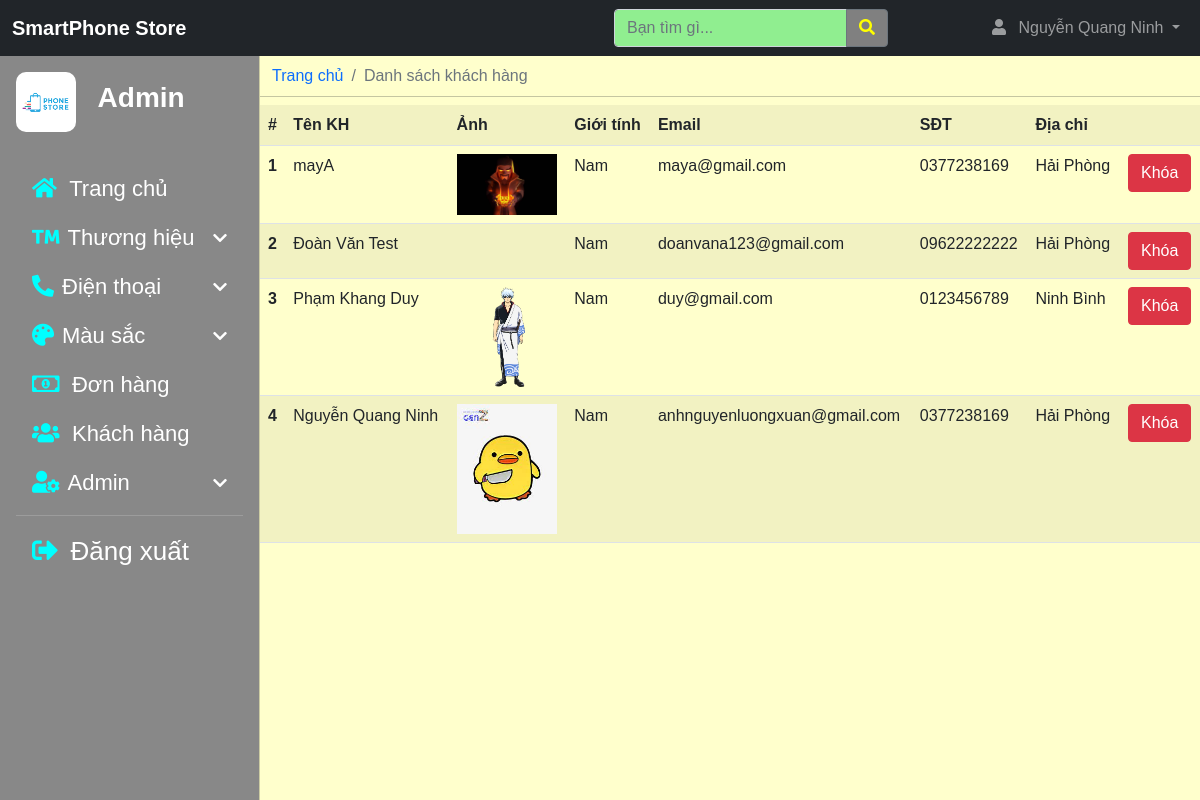
/administrator/index.php?customer_list (signed in), run on the app's committed database.
### tables this page shows
CREATE TABLE `customer` (
  `customer_id` int(11) NOT NULL,
  `customer_name` varchar(255) NOT NULL,
  `customer_sex` varchar(50) NOT NULL,
  `customer_email` varchar(255) NOT NULL,
  `customer_phone` text NOT NULL,
  `customer_address` text NOT NULL,
  `customer_user_name` text NOT NULL,
  `customer_password` int(11) NOT NULL,
  `customer_img` text NOT NULL,
  `account_status` varchar(255) NOT NULL
);

### administrator/customer_list.php (the view, shortened to what this page needs)
<div class="row">
    <div class="col-md-12">
        <nav aria-label="breadcrumb">
            <ol class="breadcrumb">
            <li class="breadcrumb-item"><a class="breadcrumb-link" href="index.php?dashboard">Trang chủ</a></li>
              <li class="breadcrumb-item active" aria-current="page">Danh sách khách hàng</li>
            </ol>
          </nav>
    </div>
    <hr class="dropdown-divider">
    <table class="table table-striped table-hover">
    <tr>
        <th scope="col">#</th>
        <th scope="col">Tên KH</th>
        <th scope="col">Ảnh</th>
        <th scope="col">Giới tính</th>
        <th scope="col">Email</th>
        <th scope="col">SĐT</th>
        <th scope="col">Địa chỉ</th>
        <th scope="col" class="text-center"></th>
    </tr>
    <?php
        $get_customer = "select * from customer ORDER BY customer_id DESC";
        $run_customer = mysqli_query($conn, $get_customer);
        $i=0;
        while($row_customer = mysqli_fetch_array($run_customer)){
            $customer_id = $row_customer['customer_id'];
            $customer_name = $row_customer['customer_name'];
            $customer_img = $row_customer['customer_img'];
            $customer_sex = $row_customer['customer_sex'];
            $customer_email = $row_customer['customer_email'];
            $customer_phone = $row_customer['customer_phone'];
            $customer_address = $row_customer['customer_address'];
            $account_status = $row_customer['account_status'];
            $i++;
    ?>
    <tr>
        <th scope="row"><?php echo $i; ?></th>
        <td><?php echo $customer_name ?></td>
        <td><img src="../customer/customer_img/<?php echo $customer_img ?>" width="100px" style="object-fit: contain;" alt=""></td>
        <td><?php echo $customer_sex ?></td>
        <td><?php echo $customer_email ?></td>
        <td><?php echo $customer_phone ?></td>
        <td><?php echo $customer_address ?></td>
        <td class="text-center"><button onclick="del_customer(<?php echo $customer_id; ?>)" class="btn btn-danger text-white">
        <?php
            if($account_status == "Active") echo "Khóa";
        ?>
        </button></td>
    </tr>
    <?php
        }
    ?>
    </table>
</div>

### administrator/css/index.css (style rules this page uses)
body { margin: 0; padding: 0; font-family: Arial, Helvetica, sans-serif; }
@media (min-width:992px) { body { overflow: auto !important; } }

### administrator/css/product_add.css (style rules this page uses)
.breadcrumb { margin: 0; }
.breadcrumb-link { text-decoration: none; }

### data on the page
customer: customer_name "mayA", customer_img (picture), customer_sex "Nam", customer_email "maya@gmail.com", customer_phone "0377238169", customer_address "Hải Phòng", account_status "Khóa"
customer: customer_name "Đoàn Văn Test", customer_sex "Nam", customer_email "doanvana123@gmail.com", customer_phone "09622222222", customer_address "Hải Phòng", account_status "Khóa"
customer: customer_name "Phạm Khang Duy", customer_img (picture), customer_sex "Nam", customer_email "duy@gmail.com", customer_phone "0123456789", customer_address "Ninh Bình", account_status "Khóa"
customer: customer_name "Nguyễn Quang Ninh", customer_img (picture), customer_sex "Nam", customer_email "anhnguyenluongxuan@gmail.com", customer_phone "0377238169", customer_address "Hải Phòng", account_status "Khóa"

### other printed values
$admin_name "Nguyễn Quang Ninh"
